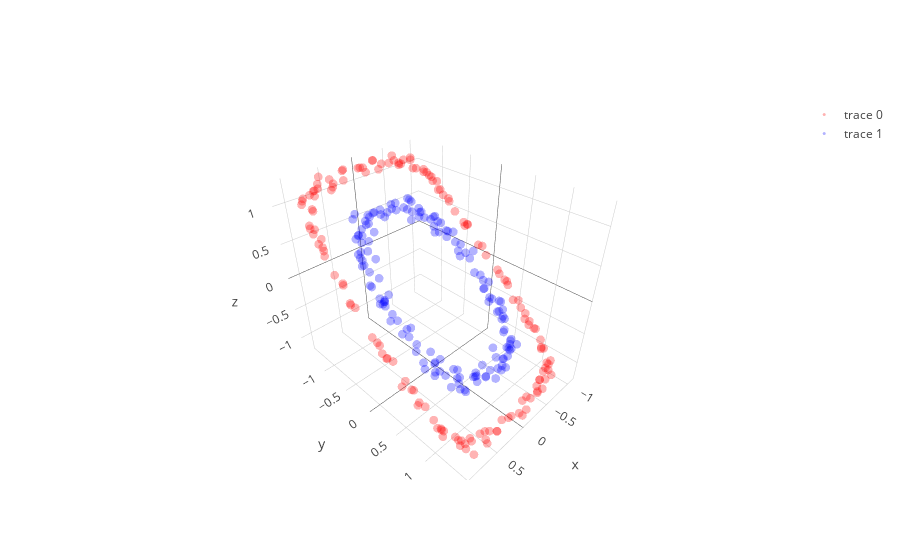

The notebook cell this image was saved under:
### Code cell
# with all scale
expand_dim = 3
w1 = np.random.randn(2,expand_dim)
w2 = np.random.randn(expand_dim,1)

a = np.ones(expand_dim)
b = np.ones(expand_dim)
c = np.zeros(expand_dim)

w1 = _sym_decorrelation(w1)
w2 = w2/(np.sqrt(np.sum(w2**2)))

temp_X = np.copy(X)
mini_batch_size = 10
for iter in range(5000):
    cum_loss = 0; temp_X   = shuffle(temp_X)
    
    for mini_batch in range(0,len(X),mini_batch_size):
        current_batch = temp_X[mini_batch:mini_batch+mini_batch_size]
        
        layer1 = current_batch @ w1
        layer1a= a*g(b*layer1)+c
        layer2 = layer1a       @ w2
        loss   = w2.T @ layer1a.T @ layer1a @ w2
        
        grad2 = -layer1a.T @ layer1a @ w2 
        grad1a= -layer1a@w2@w2.T
        grada = grad1a*g(b*layer1)
        gradb = grad1a*a*g_grad(b*layer1)*layer1
        gradc = grad1a
        grad1 = current_batch.T @(grad1a*a*g_grad(b*layer1)*b) - current_batch.T @ current_batch @ w1 

        w2 = w2 - 0.000009 * grad2
        a = a -   0.000005 * grada.mean(0)
        b = b -   0.000005 * gradb.mean(0)
        c = c -   0.000005 * gradc.mean(0)
        w1 = w1 - 0.000009 * grad1
        
        w1 = _sym_decorrelation(w1)
        w2 = w2/(np.sqrt(np.sum(w2**2)))
        cum_loss      = cum_loss + loss.mean()
        
    if iter%200==0:print('Iter : ',iter," Loss: ",cum_loss)

# projection
projected_mine = (a*g(b*(X @ w1))+c) @ w2

plt.figure(figsize=(20,5))
plt.subplot(1, 3, 1)
# plt.scatter(X[:, 0], X[:,1], color='red', alpha=0.5)
plt.scatter(X[y==0, 0], X[y==0, 1], color='red', alpha=0.5)
plt.scatter(X[y==1, 0], X[y==1, 1], color='blue', alpha=0.5)
plt.quiver(X.mean(0)[0], X.mean(0)[1], evector[0,0],evector[0,1], color=['b'], scale=2.5)
plt.quiver(X.mean(0)[0], X.mean(0)[1], evector[1,0],evector[1,1], color=['g'], scale=2.5)

plt.subplot(1, 3, 2,projection='3d')
one_layer_project = (a*g(b*(X @ w1))+c)
plt.scatter(one_layer_project[:,0],one_layer_project[:,1],one_layer_project[:,2], color='red')

plt.subplot(1, 3, 3)
# plt.scatter(projected_mine, np.zeros(len(projected_mine) ), color='red', alpha=0.5)
plt.scatter(projected_mine[y==0], np.zeros((len(projected_mine)//2)), color='red', alpha=0.5)
plt.scatter(projected_mine[y==1], np.zeros((len(projected_mine)//2)), color='blue', alpha=0.5)

plt.show()

trace1 = go.Scatter3d(
    x=one_layer_project[y==0,0],
    y=one_layer_project[y==0,1],
    z=one_layer_project[y==0,2],
    mode='markers',
    line=dict(color='red',width=0.5),
    marker=dict(size=3,opacity=0.3)
)

trace2 = go.Scatter3d(
    x=one_layer_project[y==1,0],
    y=one_layer_project[y==1,1],
    z=one_layer_project[y==1,2],
    mode='markers',
    line=dict(color='blue',width=0.5),
    marker=dict(size=3,opacity=0.3)
)
data = [trace1,trace2]
fig  = go.Figure(data=data)
iplot(fig)

### Figure 1 — Plotly figure (JSON) as saved in the notebook; plotly's stock layout.template omitted (floating-point values rounded to 4 significant figures; data arrays with more than 128 entries replaced by an {"elided": "..."} marker saying what was removed)
{"data": [{"line": {"color": "red", "width": 0.5}, "marker": {"opacity": 0.3, "size": 3}, "mode": "markers", "type": "scatter3d", "uid": "519ca73f-8353-4c79-b47d-736b779be8b1", "x": {"elided": "150 float values"}, "y": {"elided": "150 float values"}, "z": {"elided": "150 float values"}}, {"line": {"color": "blue", "width": 0.5}, "marker": {"opacity": 0.3, "size": 3}, "mode": "markers", "type": "scatter3d", "uid": "acbc69f1-7a77-447f-9662-4c07a931867a", "x": {"elided": "150 float values"}, "y": {"elided": "150 float values"}, "z": {"elided": "150 float values"}}], "layout": {}}
